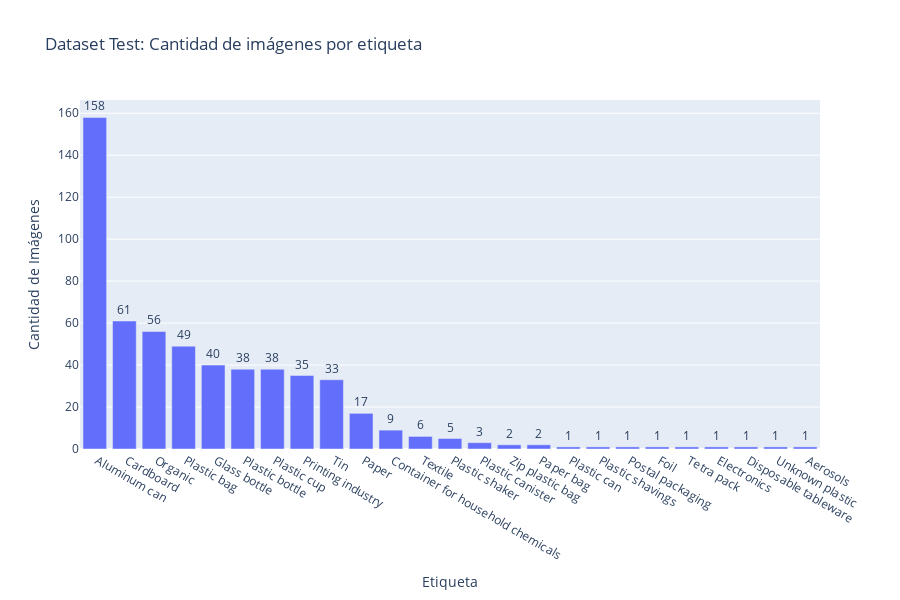

Write notebook code for a chart like this one.
### Code cell
# Grafico la cantidad de veces que aparece cada etiqueta en el dataset de test ordenadas de mayor a menor
etiquetas = df_test[test_etiquetas].sum().sort_values(ascending=False)

# Crear el gráfico de barras
fig = px.bar(
    x=etiquetas.index, 
    y=etiquetas.values, 
    title="Dataset Test: Cantidad de imágenes por etiqueta",
    labels={'x': 'Etiqueta', 'y': 'Cantidad de Imágenes'},
    height=600  # Ajusta esta altura según tus necesidades
)

# Añadir anotaciones con el número total de imágenes en cada barra
fig.update_traces(text=etiquetas.values, textposition='outside')

# Ajustar el orden de las categorías en el eje x
fig.update_xaxes(categoryorder="total descending")

# Mostrar el gráfico
fig.show()

### Figure 1 — Plotly figure (JSON) as saved in the notebook; plotly's stock layout.template omitted (floating-point values rounded to 4 significant figures)
{"data": [{"alignmentgroup": "True", "hovertemplate": "Etiqueta=%{x}<br>Cantidad de Imágenes=%{y}<extra></extra>", "legendgroup": "", "marker": {"color": "#636efa", "pattern": {"shape": ""}}, "name": "", "offsetgroup": "", "orientation": "v", "showlegend": false, "text": [158, 61, 56, 49, 40, 38, 38, 35, 33, 17, 9, 6, 5, 3, 2, 2, 1, 1, 1, 1, 1, 1, 1, 1, 1], "textposition": "outside", "type": "bar", "x": [" Aluminum can", " Cardboard", " Organic", " Plastic bag", " Glass bottle", " Plastic bottle", " Plastic cup", " Printing industry", " Tin", " Paper", " Container for household chemicals", " Textile", " Plastic shaker", " Plastic canister", " Zip plastic bag", " Paper bag", " Plastic can", " Plastic shavings", " Postal packaging", " Foil", " Tetra pack", " Electronics", " Disposable tableware", " Unknown plastic", " Aerosols"], "xaxis": "x", "y": [158, 61, 56, 49, 40, 38, 38, 35, 33, 17, 9, 6, 5, 3, 2, 2, 1, 1, 1, 1, 1, 1, 1, 1, 1], "yaxis": "y"}], "layout": {"barmode": "relative", "height": 600, "legend": {"tracegroupgap": 0}, "title": {"text": "Dataset Test: Cantidad de imágenes por etiqueta"}, "xaxis": {"anchor": "y", "categoryorder": "total descending", "domain": [0, 1], "title": {"text": "Etiqueta"}}, "yaxis": {"anchor": "x", "domain": [0, 1], "title": {"text": "Cantidad de Imágenes"}}}}
